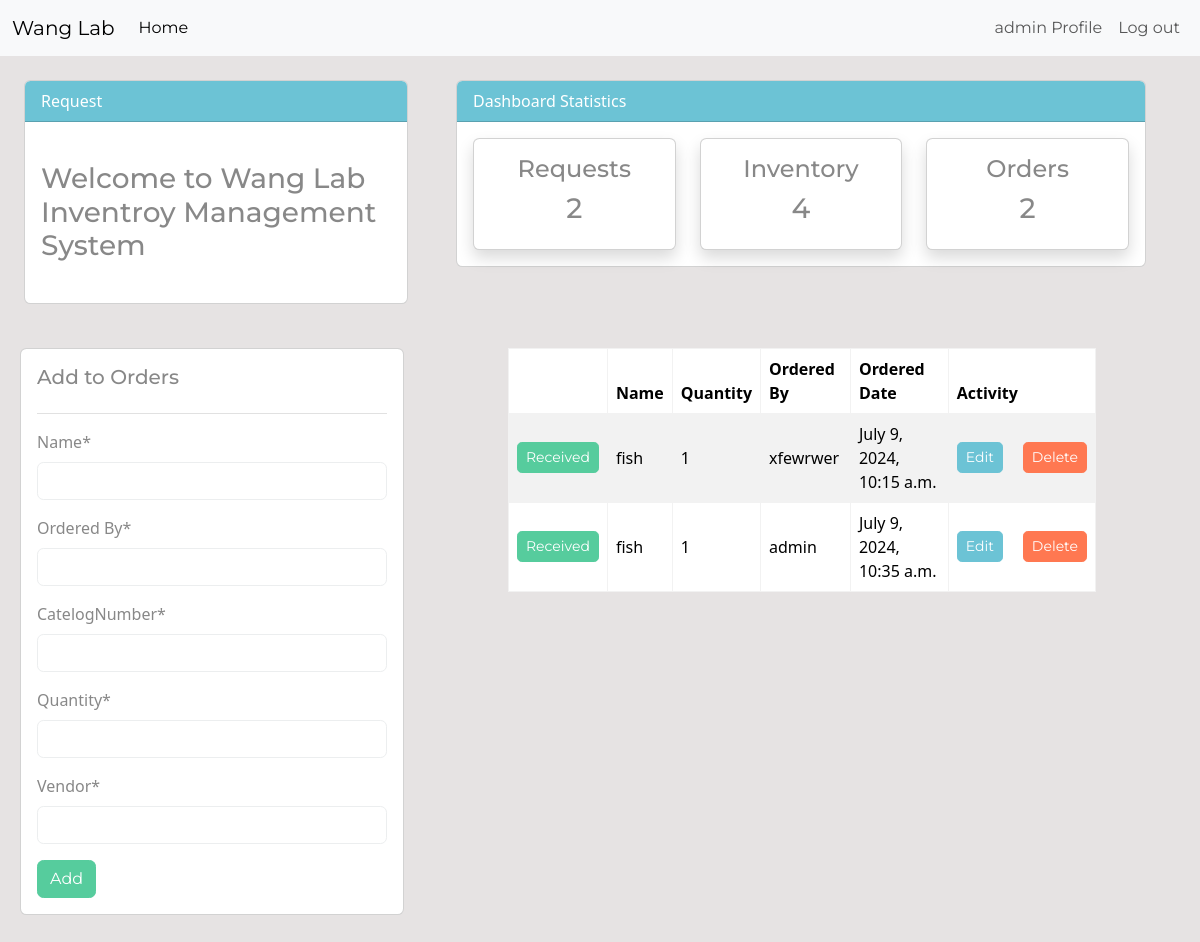
Screenshot of /orders/ (signed in) with the database file from the repository.
### dashboard/models.py (models this page shows, shortened)
class Order(models.Model):
    name = models.CharField(max_length=300, null=True)
    staff = models.CharField(max_length= 30, null=True)
    catelogNumber = models.CharField(max_length=50, null=True)
    quantity = models.PositiveBigIntegerField(null=True)
    vendor = models.CharField(max_length= 100, null = True)
    orderedDate = models.DateTimeField(auto_now_add=True, null = True,)

### dashboard/views.py (the view)
# urls.py: path('orders/', views.orders, name = 'dashboard-orders'),
@login_required(login_url='user-login')
def orders(request):
    orders = Order.objects.all()
    orders_count = orders.count()
    requests_count  = Request.objects.all().count()
    items_count = Inventory.objects.all().count()
    if request.method =='POST':
        form = OrderForm(request.POST)
        if form.is_valid():
            form.save()
            return redirect ('dashboard-orders')
    else:
        form = OrderForm()
    context = {
        'orders': orders,
        'form': form,
        'requests_count':requests_count,
        'orders_count' : orders_count,
        'items_count': items_count,
    }
    return render(request, 'dashboard/orders.html', context)

### dashboard/forms.py
class OrderForm(forms.ModelForm):
    class Meta:
        model = Order
        fields = '__all__'
    def __init__(self, *args, **kwargs):
        super(OrderForm,self).__init__(*args, **kwargs)
        self.fields['staff'].label = 'Ordered By'

### templates/dashboard/orders.html (shortened to what this page needs)
{% extends 'partials/base.html' %}
{% load crispy_forms_tags %}
{% block content %} {% include 'partials/topnav.html' %}
<div class="row my-4">
	<div class="col-md-4" style="margin: 20px">
		<div class="card card-body">
			<h5>Add to Orders</h5>
			<hr />
			<form method="POST">
				{% csrf_token %} {{ form | crispy }}
				<input class="btn btn-success btn-block" type="submit" value="Add" />
			</form>
		</div>
	</div>
	<div
		class="col-md-6"
		style="margin-left: 60px; margin-right: 10px; margin-top: 20px"
	>
		<table
			class="table bg-white table-striped table-hover table-bordered align-middle"
		>
			<thead class="bg-info text-white">
				<tr>
					<th scope="col"></th>
					<th scope="col">Name</th>
					<th scope="col">Quantity</th>
					<th scope="col">Ordered By</th>
					<th scope="col">Ordered Date</th>
					<th scope="col">Activity</th>
				</tr>
			</thead>
			<tbody>
				{% for order in orders %}
				<tr>
					<td>
						<a
							href="{% url 'dashboard-order-receive' order.id %}"
							class="btn btn-success btn-sm"
							>Received</a
						>
					</td>
					<td>{{ order.name }}</td>
					<td>{{ order.quantity }}</td>
					<td>{{ order.staff }}</td>
					<td>{{ order.orderedDate }}</td>
					<td>
						<div class="d-flex align-items-center">
							<a
								class="btn btn-info btn-sm button-right-margin"
								href="{% url 'dashboard-order-edit' order.id %}"
								>Edit</a
							>
							<form
								id="delete-form-{{ order.id }}"
								method="POST"
								action="{% url 'dashboard-order-delete' order.id %}"
							>
								<button
									class="btn btn-danger btn-sm"
									type="button"
									onclick="confirmationDelete(event,'delete-form-{{ order.id }}')"
								>
									Delete
								</button>
							</form>
						</div>
					</td>
				</tr>
				{% endfor %}
			</tbody>
		</table>
	</div>
</div>
{% endblock %}

### templates/partials/nav.html (shortened to what this page needs)
<nav class="navbar navbar-expand-lg bg-body-tertiary">
	<div class="container-fluid">
		<a class="navbar-brand" href="#">Wang Lab</a>
		<div class="collapse navbar-collapse" id="navbarSupportedContent">
			{% if user.is_authenticated %}
			<ul class="navbar-nav me-auto mb-2 mb-lg-0">
				<li class="nav-item">
					<a
						class="nav-link active"
						aria-current="page"
						href="{% url 'dashboard-index' %}"
						>Home</a
					>
				</li>
			</ul>
			<ul class="navbar-nav ms-auto mb-2 mb-lg-0">
				<li class="nav-item">
					<a class="nav-link" href="#">{{ user.username }} Profile</a>
				</li>
				<li class="nav-item">
					<a class="nav-link" , href="{% url 'user-logout' %}">Log out</a>
				</li>
			</ul>
			{% endif %}
		</div>
	</div>
</nav>

### static/dashboard/style.css (style rules this page uses)
body { background: rgb(230, 227, 227); }

### templates/dashboard/orders.html (style rules this page uses)
.button-right-margin { margin-right: 20px; }

### rows the page displays
Order: name "fish", quantity "1", staff "xfewrwer", orderedDate "July 9, 2024, 10:15 a.m."
Order: name "fish", quantity "1", staff "admin", orderedDate "July 9, 2024, 10:35 a.m."

### other values shown
{{ user.username }} "admin"
{{ requests_count }} "2"
{{ items_count }} "4"
{{ orders_count }} "2"
